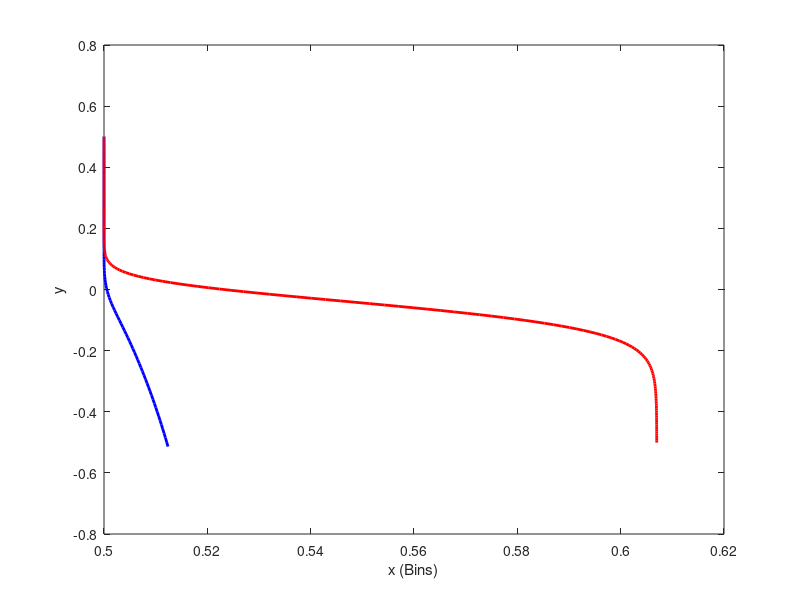

MATLAB code for this plot: (Note: this script raises an error after producing the figure.)
% Hand in 2 : Winnowing = monte Carlo
% Name : Ridham Kishorbhai Bhuva
% Matr. No. : 245921
% Course : CEE

%% Task 1 and 2
% please copy separate task for task 3 in new file and run it

clear all;

% Dimensions and flow properties in SI unit
x0 = 0.50; 
y0 = 0.50;
xc = 0.55;
yc = -0.50;
h = 0.10;
u0 = 0.2;

% Fluid properties (air) in SI unit
rho_f = 1.2;
mu_f = 1.8e-5;

% Grain particle properties in SI unit
rho_grain = 750;
dp_grain = 2.5e-3;

% Chaff particle properties in SI unit
rho_chaff = 50;
dp_chaff = 3.25e-3;

% Gravity constant
g = 9.81;

% Number of steps
M = 100;

% Number of samples
N = 10;

% Time step
dt = 0.5/M;

% Time array and initial condition
t = zeros(1,M+1);
t(1) = 0;

% Initialization of (x,y) position, and intial conditions
x = zeros(M+1,2);
x(1,1) = x0; % Col 1 indicate Grain particle
x(1,2) = x0; % Col 2 indicate Chaff particle

y = zeros(M+1,2);
y(1,1) = y0; 
y(1,2) = y0;

% Initialization of (up_x,up_y) velocity and intial conditions 
up_x = zeros(M+1,2);
up_x(1,1) = 0;
up_x(1,2) = 0;

up_y = zeros(M+1,2);
up_y(1,1) = 0;
up_y(1,2) = 0;

% Function of fluid velocity
f_uf = @(x,y) 6.2 * u0 * sqrt(h/x) * exp((-50)*((y^2)/(x^2)));

% Function of vector magnitude
f_mag = @(x,y) sqrt((x^2)+(y^2));

for n = 1:2 % n=1 for Grain particle and n=2 for Chaff particle
    if n == 1
        dp = dp_grain;
        rho_p = rho_grain;
    else
        dp = dp_chaff;
        rho_p = rho_chaff;
    end
    
    % volume of particles
    Vp = (pi*(dp^3))/6;
    
    i = 1;
    while y(i, n) > yc % Bins are located at yc = -0.5

          uf = f_uf(x(i,n),y(i,n));

            % Magnitude of uf minus up ||uf-up||
            % uf and up are perpendicular, uf vecotr only in x direction 
            uf_minus_up = f_mag((uf - up_x(i,n)),(0 - up_y(i,n)));

            % Re of particle
            Re_p = (rho_f * uf_minus_up * dp)/ mu_f;

        % Drag coefficinet Cd
        if Re_p < 800
            Cd = (24/Re_p) * ( 1 + 0.15*(Re_p^0.687) );
        else
            Cd = 0.44;
        end

            % Gravitational force
            F_g = rho_p * Vp * g;

            % Buoyancy force
            F_b = -(rho_f * Vp * g);

            % Drag force
            % In x direction
            F_dx = 0.5*pi*dp*dp*rho_f*Cd* uf_minus_up * (uf - up_x(i,n));
            
            % In y direction
            F_dy = 0.5*pi*dp*dp*rho_f*Cd* uf_minus_up * (0 - up_y(i,n));

            % Euler and monte carlo combine calculation for treajectory
            MCsum = 0;

            for j = 1:N
                trand = t(i) + rand() * dt;
                MCsum = MCsum + trand;
            end
            x(i+1,n) = x(i,n) + dt * up_x(i,n) * MCsum / N;
            y(i+1,n) = y(i,n) - dt * up_y(i,n) * MCsum / N;

            up_x(i+1,n) = up_x(i,n) + dt * (F_dx) * MCsum / (rho_p * Vp * N);
            up_y(i+1,n) = up_y(i,n) + dt * (F_g + F_b + F_dy) * MCsum / (rho_p * Vp * N);

            % Step increase
            t(i+1) = t(i) + dt;
            i = i+1;
    end
end
        
x_grain = x(x(:,1) ~= 0,1); %without zeros
y_grain = y(x(:,1) ~= 0,1);

x_chaff = x(:,2);
y_chaff = y(:,2);

figure(1)
plot(x_grain, y_grain, 'b-', 'LineWidth',2);
hold on
plot(x_chaff, y_chaff, 'r-', 'LineWidth',2);
hold off
xlabel('x (Bins)');
ylabel('y')
xline(xc, 'k--')
legend('Grain particle', 'Chaff particle');
title('Trajectory of particle');

% task 1 and 2 END!!!

%% TASK 3
% Please copy separate section in new file to run the task

clear all;

% Dimensions and flow properties in SI unit
x0 = 0.50; 
y0 = 0.50;
xc = 0.55; % X-coordinate of bin separation
yc = -0.50;
h = 0.10;
u0 = 0.2;

% Fluid properties (air) in SI unit
rho_f = 1.2;
mu_f = 1.8e-5;

% Gravity constant
g = 9.81;

% Number of steps
M = 100;

% 1000 particle samples
N = 1000;

% sample for monte carlo
N2 = 10;

% Time step
dt = 0.5/M;

% Time array and initial condition
t = zeros(1,M+1);
t(1) = 0;

% Initialization of (x,y) position, and intial conditions
x = zeros(M+1,2);
x(1,1) = x0; % Col 1 indicate Grain particle
x(1,2) = x0; % Col 2 indicate Chaff particle

y = zeros(M+1,2);
y(1,1) = y0; 
y(1,2) = y0;

% Initialization of (up_x,up_y) velocity and intial conditions 
up_x = zeros(M+1,2);
up_y = zeros(M+1,2);

% Angle between up and x-axis in degree
a1 = -95;
b1 = -85;
theta = a1 + (b1 - a1).*rand(1,N);

% Uniformaly distributed light particle diameter
a = 0.002;
b = 0.005;
dp_chaff = a + (b-a).*rand(1,N);

% Normally distributed heavy particle diameter
sigma_d = 0.001;
dp_mean = 0.0025;
dp_grain = randn(1,N).* sigma_d + dp_mean;

% Density of heavy particle
rho_grain = 750;

% Normally distributed density of light particle
sigma_rho = 20;
rho_mean = 50;
rho_chaff = randn(1,N).*sigma_rho + rho_mean;

% Initial zero particle in both bins
bin1 = 0;
bin2 = 0;

% Selecting Grain or Chaff particle 
% Plese use n = 1 for grain and n = 2 for Chaff
n = 1;

% Function of fluid velocity
f_uf = @(x,y) 6.2 * u0 * sqrt(h/x) * exp((-50)*((y^2)/(x^2)));

% Function of vector magnitude
f_mag = @(x,y) sqrt((x^2)+(y^2));

% Terminal velocity function
function ut = ut(rho_p, d_p, rho_f, g)
    ut = sqrt((4/3) * (rho_p - rho_f) .* g .* d_p ./ (3 * rho_f));
end

for n = 1:2 % 1000 grain particle and 1000 chaff particles
    for m = 1:N
        
            % dp and rho as per grain and chaff particle
                if n == 1
                    dp = dp_grain(m); % for n = 1
                    rho_p = rho_grain; % for n = 1
                else
                    dp = dp_chaff(m); % for n = 2
                    rho_p = rho_chaff(m); % for n = 2
                end
                    
            % Initial velocity as per terminal velocity and angle between
            % x-axis and velocity vector
            up_x(1,1) = abs(ut(rho_p,dp,rho_f,g) * cosd(180 - theta(m)));
            up_y(1,1) = abs(ut(rho_p,dp,rho_f,g) * cosd(theta(m) + 90));

            up_x(1,2) = abs(ut(rho_p,dp,rho_f,g) * cosd(180 - theta(m)));
            up_y(1,2) = abs(ut(rho_p,dp,rho_f,g) * cosd(theta(m) + 90));
            
            % volume of particles
            Vp = (pi*(dp^3))/6;
    
            i = 1;
            while y(i, n) > yc % Bins are located at yc = -0.5
    
              uf = f_uf(x(i,n),y(i,n));
    
                % Magnitude of uf minus up ||uf-up||
                % uf and up are perpendicular, uf vecotr only in x direction 
                uf_minus_up = f_mag((uf - up_x(i,n)),(0 - up_y(i,n)));
    
                % Re of particle
                Re_p = (rho_f * uf_minus_up * dp)/ mu_f;
    
            % Drag coefficinet Cd
            if Re_p < 800
                Cd = (24/Re_p) * ( 1 + 0.15*(Re_p^0.687) );
            else
                Cd = 0.44;
            end

                % Gravitational force
                F_g = rho_p * Vp * g;

                % Buoyancy force
                F_b = -(rho_f * Vp * g);

                % Drag force
                % In x direction
                F_dx = 0.5*pi*dp*dp*rho_f*Cd* uf_minus_up * (uf - up_x(i,n));
            
                % In y direction
                F_dy = 0.5*pi*dp*dp*rho_f*Cd* uf_minus_up * (0 - up_y(i,n));

                % Euler and monte carlo combine calculation for treajectory
                MCsum = 0;

                for k = 1:N2
                    trand = t(i) + rand() * dt;
                    MCsum = MCsum + trand;
                end
                    x(i+1,n) = x(i,n) + dt * up_x(i,n) * MCsum / N2;
                    y(i+1,n) = y(i,n) - dt * up_y(i,n) * MCsum / N2;

                    up_x(i+1,n) = up_x(i,n) + dt * (F_dx) * MCsum / (rho_p * Vp * N2);
                    up_y(i+1,n) = up_y(i,n) + dt * (F_g + F_b + F_dy) * MCsum / (rho_p * Vp * N2);

            % Step increase
            t(i+1) = t(i) + dt;
            i = i+1;

            end
        
                % Particle final position in bin1 or bin2
                if x(i,n) < xc
                    bin1 = bin1 + 1;
                end
            
                if x(i,n) > xc
                    bin2 = bin2 + 1;
                end
    end
end

Proportion_of_particles_in_Bin_1 = bin1/20 % in %
Proportion_of_particles_in_Bin_2 = bin2/20 % in %


% task 3 END!!!
